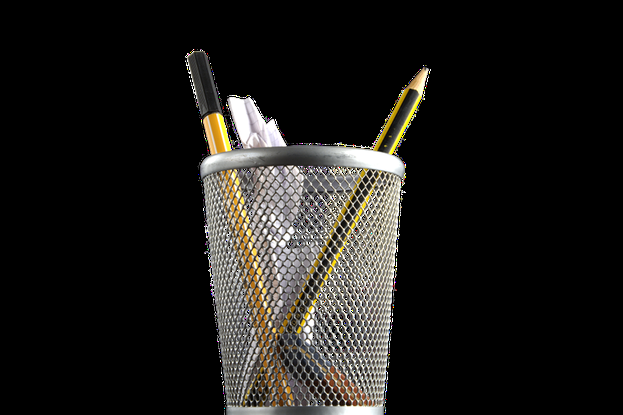
//> input picture CV实验一图像加载显示1.2问题2/CV实验一图像加载显示1.2问题2/a1.png, 623 x 415 px, shrunk from 760 x 506 before the run
$ ./E1.2问题2   (built with g++ and OpenCV 4)
//> lines starting //> are read from the running program, lines starting //| are printed output that depends on the picture
#include<iostream>
#include<opencv2/core/core.hpp>
#include<opencv2/highgui/highgui.hpp>

using namespace std;
using namespace cv;

int main()
{

	Mat img = imread("a1.png", -1);
//> img is the input picture: 415 rows x 623 cols, CV_8UC4; mean B, G, R, A 25.5, 28.1, 29.4, 47.3
	Mat backGroundImg = imread("e.png", -1);
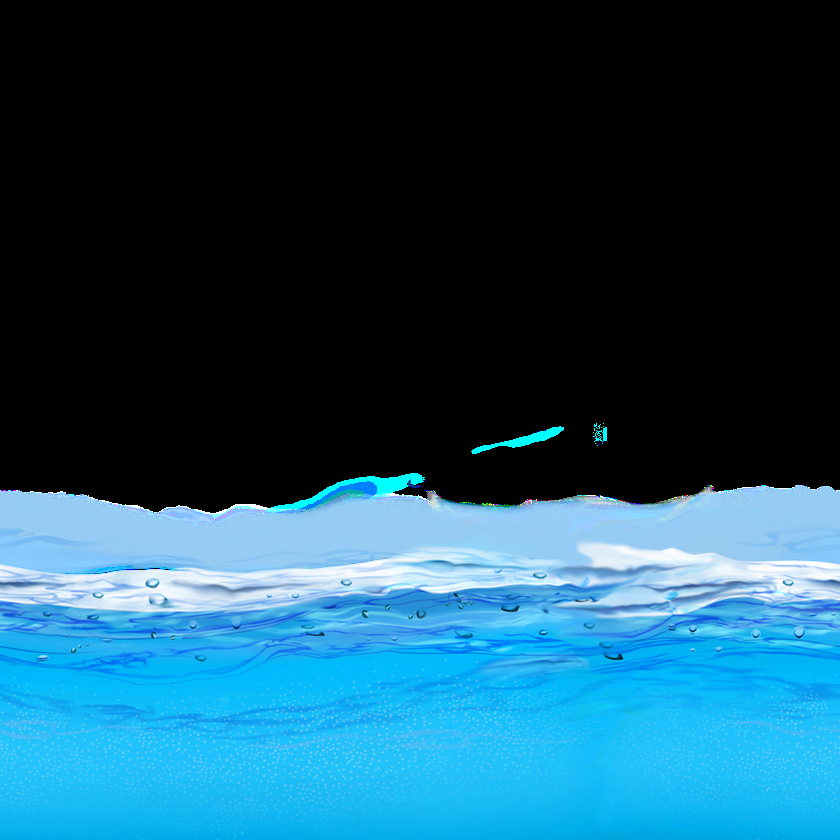
//> input picture CV实验一图像加载显示1.2问题2/CV实验一图像加载显示1.2问题2/e.png, 840 x 840 px, shrunk from 1024 x 1024 before the run
//> backGroundImg is the input picture: 840 rows x 840 cols, CV_8UC4; mean B, G, R, A 99.6, 77.4, 27.9, 56
	Mat pic(backGroundImg.rows, backGroundImg.cols, CV_8UC4);
	for (int i = 0; i < pic.rows; i++)
	{
		for (int j = 0; j < pic.cols; j++)
		{
			double temp;
			if (i >= img.rows||j >= img.cols)
			{
				pic.at<Vec4b>(i, j)[0] = backGroundImg.at<Vec4b>(i, j)[0];
				pic.at<Vec4b>(i, j)[1] = backGroundImg.at<Vec4b>(i, j)[1];
				pic.at<Vec4b>(i, j)[2] = backGroundImg.at<Vec4b>(i, j)[2];
				pic.at<Vec4b>(i, j)[3] = backGroundImg.at<Vec4b>(i, j)[3];
			}
			else
			{
				temp = img.at<Vec4b>(i, j)[3] / 255.00;
				pic.at<Vec4b>(i, j)[0] = (1 - temp)*backGroundImg.at<Vec4b>(i, j)[0] + temp * img.at<Vec4b>(i, j)[0];
				pic.at<Vec4b>(i, j)[1] = (1 - temp)*backGroundImg.at<Vec4b>(i, j)[1] + temp * img.at<Vec4b>(i, j)[1];
				pic.at<Vec4b>(i, j)[2] = (1 - temp)*backGroundImg.at<Vec4b>(i, j)[2] + temp * img.at<Vec4b>(i, j)[2];
				pic.at<Vec4b>(i, j)[3] = (1 - temp)*backGroundImg.at<Vec4b>(i, j)[3] + temp * img.at<Vec4b>(i, j)[3];
			}
			// [17 lines of commented-out code are left out]
		}
	}
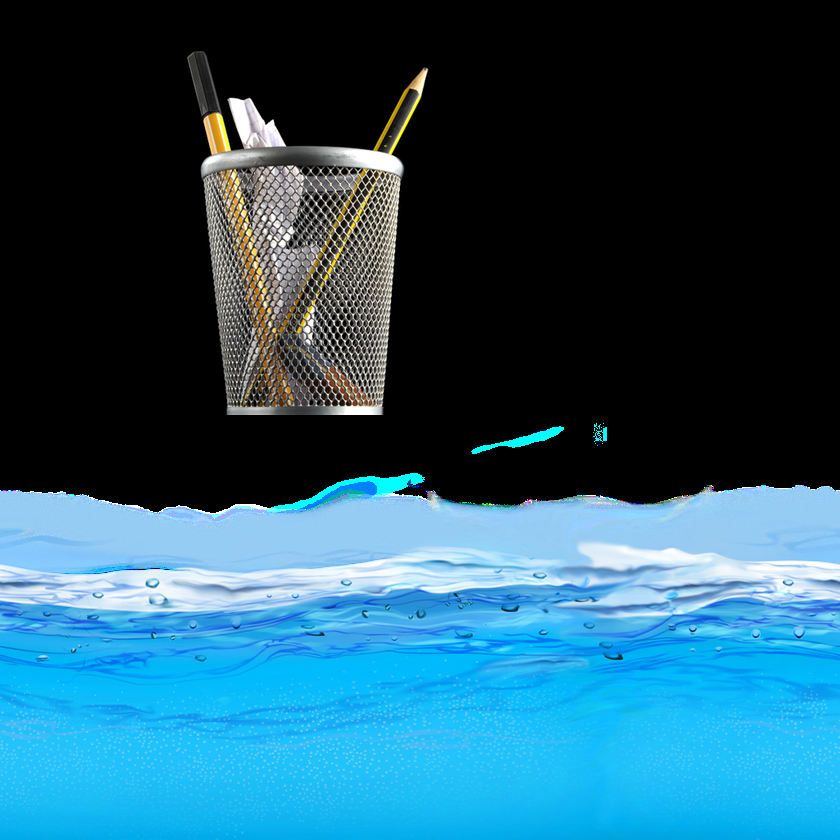
//> pic: 840 rows x 840 cols, CV_8UC4; mean B, G, R, A 107.7, 86.4, 37.3, 72.6
	namedWindow("북냥");
	imshow("북냥", pic);
	waitKey(0);
	return 0;
}
